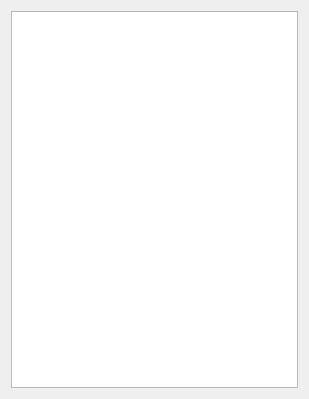
<?xml version="1.0" encoding="UTF-8"?>
<ui version="4.0">
 <class>Help</class>
 <widget class="QDialog" name="Help">
  <property name="geometry">
   <rect>
    <x>0</x>
    <y>0</y>
    <width>309</width>
    <height>399</height>
   </rect>
  </property>
  <property name="windowTitle">
   <string>Help</string>
  </property>
  <property name="accessibleName">
   <string>help</string>
  </property>
  <layout class="QVBoxLayout" name="verticalLayout_2">
   <item>
    <layout class="QVBoxLayout" name="verticalLayout">
     <item>
      <widget class="QTextBrowser" name="help"/>
     </item>
    </layout>
   </item>
  </layout>
 </widget>
 <resources/>
 <connections/>
</ui>
